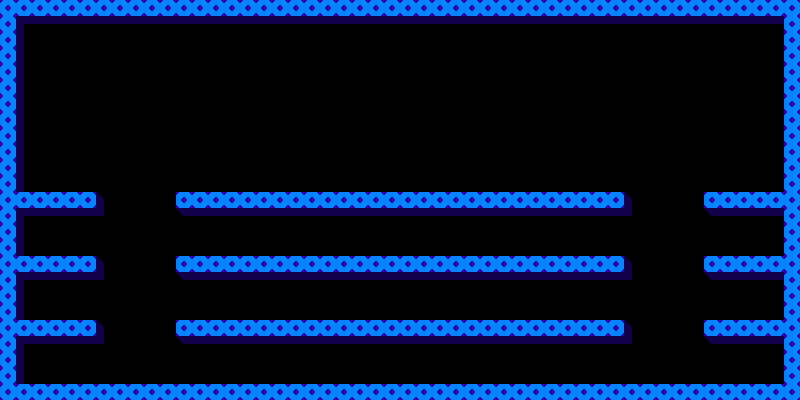

The image is a tile-based game level rendered from a .tmx file. Its description and source (layers, tilesets, objects; grid data summarised) follow:
An orthogonal 50x25 tile map with 16x16 px tiles, 1 tile layer (ground), 1 hidden layer not drawn, 2 tilesets and 5 objects (2x true, BOOF).

<map version="1.10" tiledversion="1.10.0" orientation="orthogonal" renderorder="right-down" width="50" height="25" tilewidth="16" tileheight="16" infinite="0" nextlayerid="6" nextobjectid="6">
 <properties>
  <property name="automaticAirMode" value="5" />
  <property name="bossBoost" value="" />
  <property name="bossLevel" value="f" />
  <property name="guidedAir" value="f" />
  <property name="specialAir" value="AIR_SPIKES" />
 </properties>
 <tileset firstgid="1" name="tiles" tilewidth="16" tileheight="16" tilecount="256" columns="16">
  <image source="tiles.png" width="256" height="256" />
  <tile id="0">
   <properties>
    <property name="type" value="TOP" />
   </properties>
  </tile>
  <tile id="1">
   <properties>
    <property name="type" value="TOPL" />
   </properties>
  </tile>
  <tile id="2">
   <properties>
    <property name="type" value="TOPR" />
   </properties>
  </tile>
  <tile id="3">
   <properties>
    <property name="type" value="TOPRL" />
   </properties>
  </tile>
  <tile id="4">
   <properties>
    <property name="type" value="LEFT" />
   </properties>
  </tile>
  <tile id="5">
   <properties>
    <property name="type" value="RIGHT" />
   </properties>
  </tile>
  <tile id="6">
   <properties>
    <property name="type" value="RL" />
   </properties>
  </tile>
  <tile id="10">
   <properties>
    <property name="type" value="LEFT" />
   </properties>
  </tile>
  <tile id="15">
   <properties>
    <property name="type" value="RIGHT" />
   </properties>
  </tile>
  <tile id="20">
   <properties>
    <property name="type" value="TOP" />
   </properties>
  </tile>
  <tile id="21">
   <properties>
    <property name="type" value="LEFT" />
   </properties>
  </tile>
  <tile id="22">
   <properties>
    <property name="type" value="RIGHT" />
   </properties>
  </tile>
  <tile id="38">
   <properties>
    <property name="type" value="TOP" />
   </properties>
  </tile>
 </tileset>
 <tileset firstgid="257" name="entities" tilewidth="32" tileheight="32" tilecount="64" columns="8">
  <image source="entities.png" width="256" height="256" />
 </tileset>
 <layer id="1" name="ground" width="50" height="25">
  <data>[1250 cells, 450 non-empty, 7 distinct tile ids]</data>
 </layer>
 <layer id="2" name="collision" width="50" height="25" visible="0">
  <data>[1250 cells, 164 non-empty, 3 distinct tile ids]</data>
 </layer>
 <objectgroup id="3" name="enemies">
  <object id="1" name="BOOF" type="true" gid="257" x="352" y="160" width="32" height="32" />
  <object id="2" name="BOOF" gid="257" x="400" y="128" width="32" height="32" />
  <object id="3" name="BOOF" type="true" gid="257" x="448" y="96" width="32" height="32" />
 </objectgroup>
 <objectgroup id="4" name="meals">
  <object id="4" gid="285" x="224" y="320" width="32" height="32" />
  <object id="5" gid="285" x="560" y="192" width="32" height="32" />
 </objectgroup>
 <objectgroup id="5" name="path" />
</map>
